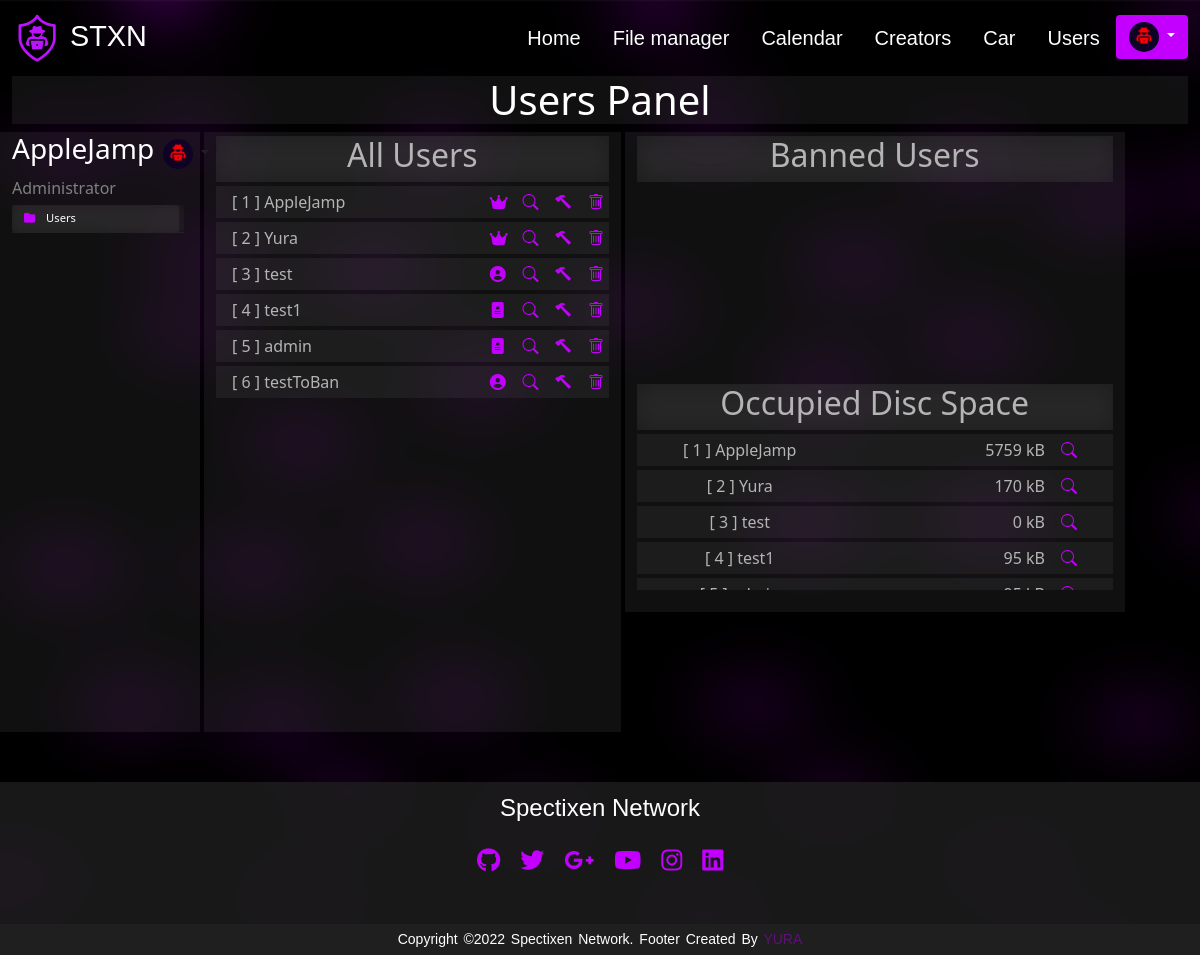
The page /adminPanel/users.php (signed in) on the database as committed earlier.
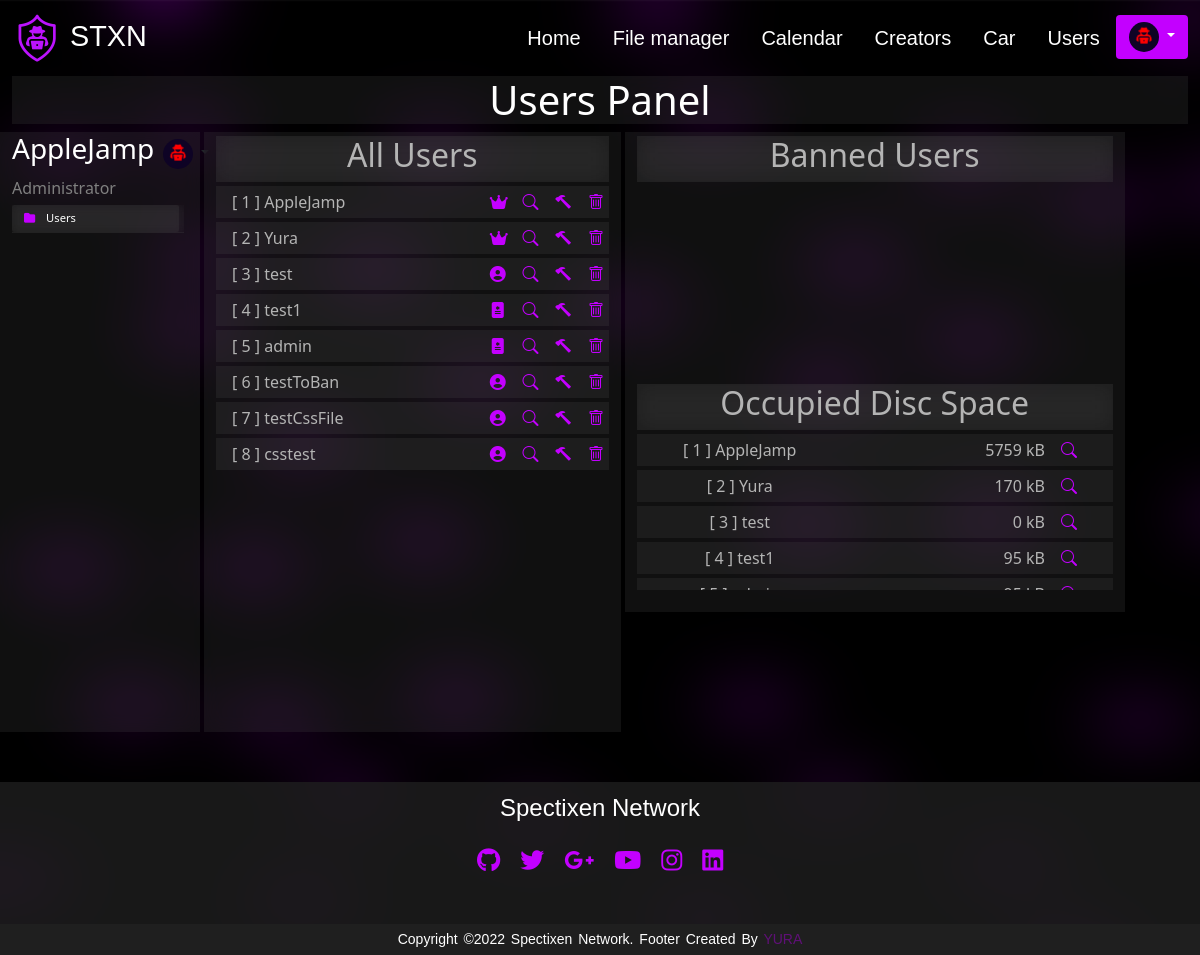
The same page on the database as committed later.
### tables this page shows
CREATE TABLE `user` (
  `uid` int(10) UNSIGNED NOT NULL,
  `username` varchar(255) NOT NULL,
  `password` varchar(256) NOT NULL,
  `email` varchar(255) NOT NULL,
  `image_path` varchar(255) NOT NULL DEFAULT 'images/noavatar.png',
  `admin` tinyint(1) NOT NULL DEFAULT 0
);

### adminPanel/users.php (the view, shortened to what the rows shown need)
<?php
include_once '../functions/globalFunctions.php';
include_once  '../functions/adminPanelFunctions.php';
html_start("Admin", "css/global");
nav();
echo
'
        <div class="container-fluid ">
            <div class="container-fluid" id="adminPanelHeader">
                <h1>Users Panel</h1>
            </div>
            <div class="row">';
adminSidebar();
?>
<div class="col-10">
    <div class="row">
        <div class="col-5 ms-1 userLists" style="background-color: rgba(83, 83, 83, 0.2); backdrop-filter: blur(10px); height: 75vh; overflow-y: auto">
            <span class="d-flex justify-content-center mt-1" style="background-color: rgba(83, 83, 83, 0.2); backdrop-filter: blur(10px);">
                <h2>All Users</h2>
            </span>
            <?php listAllUsers(); ?>
        </div>
        <div class="col-6 ms-1" style="background-color: rgba(83, 83, 83, 0.2); backdrop-filter: blur(10px); height: 60vh;">
            <div class="column">
                <div id="bannedList">
                    <div class="" style="height: 30vh;">
                        <span class="d-flex justify-content-center mt-1" style="background-color: rgba(83, 83, 83, 0.2); backdrop-filter: blur(10px);">
                            <h2>Banned Users</h2>
                        </span>
                    </div>
                </div>
                <div id="discSpace">
                    <div class="mt-1" style=" overflow-y: auto">
                        <span class="d-flex justify-content-center mt-1" style="background-color: rgba(83, 83, 83, 0.2); backdrop-filter: blur(10px);">
                            <h2>Occupied Disc Space</h2>
                        </span>
                        <div style="height: 20vh; overflow-y: auto">
                            <?php listAllUsersDiscSpace(); ?>
                        </div>
                    </div>
                </div>
            </div>
        </div>
    </div>
</div>
<?php
echo '      </div>
        </div>';
html_end();
function userListsListUser($userId, $userUsername, $userAdmin)
{
    if (is_admin($_SESSION["UID"]) == 2)
    {
        echo
        '
                <div class="mt-1 userList" >
                    <div class="row" style="width: 100%; margin: 0;">
                        <span class="col-8">
                            <p class="m-0 p-1 col" style="overflow-x: hidden">[ ' . $userId . ' ] ' . $userUsername . '</p>
                        </span>
                        <span class="col-4 d-flex align-content-center flex-wrap">
                            <div class="row">
                                <span class="col-3">';
        if ($userAdmin)
        {
            if ($userAdmin == 1)
            {
                echo '      <a href="/handlers/demoteFromAdmin.php?uid=' . $userId . '" title="Admin --> Casual User"><i class="bi bi-file-medical-fill"></i></a>';
            }
            if ($userAdmin == 2)
            {
                echo '      <a href="" style="cursor: default" title="Owner"><i class="fas fa-crown"></i></a>';
            }
        }
        else
        {
            echo '      <a href="/handlers/promoteToAdmin.php?uid=' . $userId . '" title="Casual User --> Admin"><i class="fa-solid fa-circle-user"></i></a>';
        }
        echo
        '                  </span>
                                <span class="col-3">
                                    <a href="/profile.php?uid=' . $userId . '" tittle="Search User"><i class="bi bi-search"></i></a>
                                </span>
                                <span class="col-3">';
        if (!is_banned($userId))
        {
            echo ' <a href="/handlers/banUser.php?uid=' . $userId . '" tittle="Ban User"><i class="bi bi-hammer col"></i></a>';
        }
        echo '                  </span>
                                <span class="col-3">
                                    <a href="/handlers/deleteUser.php?uid=' . $userId . '" tittle="Delete User"><i class="bi bi-trash"></i></a>
                                </span>
                            </div>
                        </span>
                    </div>
                </div>
        ';
    }
}
function listAllUsers()
{
    $con = db_connection();
    $query = "SELECT uid, username, admin FROM user;";
    $result = mysqli_query($con, $query);
    for ($i = 0; $i < mysqli_num_rows($result); $i++)
    {
        $row = mysqli_fetch_assoc($result);
        userListsListUser($row["uid"], $row["username"], $row["admin"]);
    }
}
function listUserDiscSpace($userId, $userUsername, $userPath)
{
    echo
    '
        <div class="mt-1 userList" style="">
            <div class="row" style="width: 100%; margin: 0; text-align: center">
                <span class="col-11 row">
                    <p class="m-0 p-1 col-6" style="overflow-x: hidden">[ ' . $userId . ' ] ' . $userUsername . '</p>
                    <p class="m-0 p-1 col-6" style="overflow-x: hidden; text-align: end">' . round(GetDirectorySize($userPath) / 1024) . ' kB</p>
                </span>
                <span class="col-1 d-flex align-content-center flex-wrap">
                    <a href="/fileManager.php?uid=' . $userId . '" tittle="Search User"><i class="bi bi-search"></i></a>
                </span>
            </div>
        </div>
    ';
}
function listAllUsersDiscSpace()
{
    $con = db_connection();
    $query = "SELECT uid, username FROM user";
    $result = mysqli_query($con, $query);
    $path = $_SERVER["DOCUMENT_ROOT"] . "/user/";
    for ($i = 0; $i < mysqli_num_rows($result); $i++)
    {
        $row = mysqli_fetch_assoc($result);
        listUserDiscSpace($row["uid"], $row["username"], $path . "/" . $row["uid"]);
    }
}

### functions/globalFunctions.php (shortened to what the rows shown need)
<?php
function db_connection()
{
    $connection = mysqli_init();
    return $connection;
}
function navbar_profile_image()
{
    $con = db_connection();
    $query = "SELECT image_path FROM user WHERE username='" . $_SESSION["USERNAME"] . "'";
    $result = mysqli_query($con, $query);
    return mysqli_fetch_array($result)[0];
}
function is_admin($uid)
{
    $con = db_connection();
    $query = "SELECT admin FROM user WHERE uid='" . $uid . "'";
    $result = mysqli_query($con, $query);
    return mysqli_fetch_array($result)[0];
}
function is_banned($uid)
{
    $con = db_connection();
    $query = "SELECT uid FROM banneduser WHERE uid='" . $uid . "'";
    $result = mysqli_query($con, $query);
    if (mysqli_num_rows($result) > 0)
    {
        return 1;
    }
    else
    {
        return 0;
    }
}
function nav()
{
    if (isset($_SESSION["USERNAME"]) && isset($_SESSION["UID"]))
    {
        navbar_logged();
    }
    else
    {
        navbar();
    }
}
function navbar_logged()
{
    echo
    '
        <nav class="sticky-top">
            <div class="container-fluid nav-bar-content" id="nav-bar">
                <div class="navbar">
                    <a href="/" class="navbar-brand">
                        <img src="/images/system/SpectixenNetwork_logo_bez_pozadi_400x400.png" alt="" class="logo">
                        <span class="navbar-text">STXN</span>
                    </a>
                    <ul class="nav justify-content-center">
                        <li class="nav-item">
                            <a href="/index.php" class="nav-link">Home</a>
                        </li>
                        <li class="nav-item">
                            <a href="/fileManager.php?uid=' . $_SESSION["UID"] . '" class="nav-link">File manager</a>
                        </li>
                        <li class="nav-item">
                            <a href="/calendar.php" class="nav-link">Calendar</a>
                        </li>
                        <li class="nav-item">
                            <a href="/creators.php" class="nav-link">Creators</a>
                        </li>
                        <li class="nav-item">
                            <a href="/car/roadTrip.php" class="nav-link">Car</a>
                        </li>
                        ';
    if (is_admin($_SESSION["UID"]))
    {
        echo
        '
            <li class="nav-item">
                <a href="/adminPanel/users.php" class="nav-link">Users</a>
            </li>
        ';
    }
    echo '
                        <div class="dropdown">
                            <button type="button" class="btn dropdown-toggle" data-bs-toggle="dropdown" id="dropdownButton">
                                <img src="/user/' . $_SESSION["UID"] . "/" . navbar_profile_image() . '" width="30" height="30" class="rounded-circle">
                            </button>
                            <ul class="dropdown-menu" id="dropdownMenuList">
                                <div class="container">
                                   <!-- <li id="dropdownMenuContent" <div class="form-check form-switch">
                                        <input class="form-check-input" type="checkbox" id="mySwitch" name="darkmode" value="yes" checked>
                                        <label class="form-check-label" for="mySwitch">Dark mode</label>
                                    </li>
                                </div>
                                <li><a class="dropdown-item" id="dropdownMenuContent" href="/profile.php"><i class="bi bi-person"></i>  Profile</a></li>
                                <li><a class="dropdown-item" id="dropdownMenuContent" href="/settings.php"><i class="bi bi-gear"></i>  Settings</a></li> -->
                                <li>
                                    <hr class="dropdown-divider"><a class="dropdown-item" id="dropdownMenuContent" href="/handlers/logout.php"><i class="bi bi-box-arrow-in-right"></i>  Log out</a></hr>
                                </li>
                        </div>
                    </ul>
                </div>
            </div>
        </nav>
    ';
}
function html_start($title, $css_file_pathname_1, $css_file_pathname_2 = "", $css_file_pathname_3 = "", $css_file_pathname_4 = "", $css_file_pathname_5 = "", $css_file_pathname_6 = "", $css_file_pathname_7 = "", $css_file_pathname_8 = "")
{
    echo '
    <!DOCTYPE html>
    <html lang="en">
    <head>
        <meta charset="UTF-8">
        <meta name="viewport" content="width=device-width, initial-scale=1">
        <link rel="shortcut icon" href="/images/system/SpectixenNetwork_logo_bez_pozadi_400x400.png" type="image/x-icon">
        <link href="https://cdn.jsdelivr.net/npm/bootstrap@5.1.3/dist/css/bootstrap.min.css" rel="stylesheet">
        <script src="https://cdn.jsdelivr.net/npm/bootstrap@5.1.3/dist/js/bootstrap.bundle.min.js"></script>
        <link rel="stylesheet" href="https://cdn.jsdelivr.net/npm/bootstrap-icons@1.8.1/font/bootstrap-icons.css">
        <script src="https://kit.fontawesome.com/2f73e7245a.js"></script>
        <link rel="stylesheet" href="path/to/font-awesome/css/font-awesome.min.css">
        <link rel="stylesheet" href="/' . $css_file_pathname_1 . '.css">';
    echo '
            <title>Spectixen Network | ' . $title . '</title>
        </head>
        <body>
    ';
}
function html_end()
{
    echo '
        </body>
    </html>
    ';
}
function GetDirectorySize($path)
{
    $bytestotal = 0;
    $path = realpath($path);
    if ($path !== false && $path != '' && file_exists($path))
    {
        foreach (new RecursiveIteratorIterator(new RecursiveDirectoryIterator($path, FilesystemIterator::SKIP_DOTS)) as $object)
        {
            $bytestotal += $object->getSize();
        }
    }
    return $bytestotal;
}

### functions/adminPanelFunctions.php (shortened to what the rows shown need)
<?php
function adminSidebar()
{
    echo
    '
        <div class="container col-2 " id="adminSidebarContainer">
            <nav id="adminSidebar">
                <div class="adminSidebarHeader">
                    <div class="row" style="margin-bottom: 0;">
                        <h3 id="administratorNicknameHeader" class="col-9">' . $_SESSION["USERNAME"] . '</h3>
                        <div class="btn dropdown-toggle col-3">
                            <img src="' . $GLOBALS["relativeUserDirPath"] . navbar_profile_image() . '" width="30" height="30" class="rounded-circle">
                        </div>
                    </div>
                    <p id="administratorNicknameFooter" style="color: gray;">Administrator</p>
                </div>
                <ul class="folder-list" style="padding-left: 0; padding-right: 0.5vh; padding-bottom: 100%">
                    <li><a href="/adminPanel/users.php"><i class="fa fa-folder"></i> Users</a></li>
                    <!--<li><a href=""><i class="fa fa-folder"></i> Mail</a></li>
                    <li><a href=""><i class="fa fa-folder"></i> Calendar</a></li>
                    <li><a href=""><i class="fa fa-folder"></i> Icons</a></li>
                    <li><a href=""><i class="fa fa-folder"></i> Forms</a></li>
                    <li><a href=""><i class="fa fa-folder"></i> Charts</a></li>
                    <li><a href=""><i class="fa fa-folder"></i> Maps</a></li>
                    <li><a href=""><i class="fa fa-folder"></i> Layouts</a></li>
                    <li><a href=""><i class="fa fa-folder"></i> Tables</a></li>-->
                </ul>
            </nav>
        </div>
    ';
}

Rows that differ between the two databases and show on the page:
added user: uid "7", username "testCssFile", shown under "All Users"
added user: uid "8", username "csstest", shown under "All Users"
